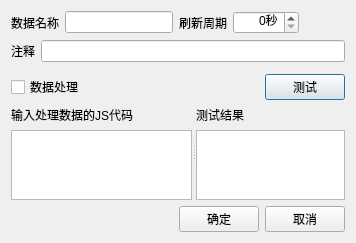
<?xml version="1.0" encoding="UTF-8"?>
<ui version="4.0">
 <class>DataDialog</class>
 <widget class="QDialog" name="DataDialog">
  <property name="geometry">
   <rect>
    <x>0</x>
    <y>0</y>
    <width>356</width>
    <height>216</height>
   </rect>
  </property>
  <property name="windowTitle">
   <string>添加数据</string>
  </property>
  <layout class="QVBoxLayout" name="verticalLayout_2">
   <property name="sizeConstraint">
    <enum>QLayout::SizeConstraint::SetDefaultConstraint</enum>
   </property>
   <item>
    <layout class="QHBoxLayout" name="horizontalLayout">
     <item>
      <widget class="QLabel" name="label">
       <property name="text">
        <string>数据名称</string>
       </property>
      </widget>
     </item>
     <item>
      <widget class="QLineEdit" name="dataNameEdit"/>
     </item>
     <item>
      <widget class="QLabel" name="label_2">
       <property name="text">
        <string>刷新周期</string>
       </property>
      </widget>
     </item>
     <item>
      <widget class="QSpinBox" name="periodSpin">
       <property name="sizePolicy">
        <sizepolicy hsizetype="Preferred" vsizetype="Fixed">
         <horstretch>0</horstretch>
         <verstretch>0</verstretch>
        </sizepolicy>
       </property>
       <property name="alignment">
        <set>Qt::AlignmentFlag::AlignRight|Qt::AlignmentFlag::AlignTrailing|Qt::AlignmentFlag::AlignVCenter</set>
       </property>
       <property name="suffix">
        <string>秒</string>
       </property>
       <property name="maximum">
        <number>3600</number>
       </property>
      </widget>
     </item>
     <item>
      <spacer name="horizontalSpacer_2">
       <property name="orientation">
        <enum>Qt::Orientation::Horizontal</enum>
       </property>
       <property name="sizeHint" stdset="0">
        <size>
         <width>40</width>
         <height>20</height>
        </size>
       </property>
      </spacer>
     </item>
    </layout>
   </item>
   <item>
    <layout class="QHBoxLayout" name="horizontalLayout_3">
     <item>
      <widget class="QLabel" name="label_3">
       <property name="text">
        <string>注释</string>
       </property>
      </widget>
     </item>
     <item>
      <widget class="QLineEdit" name="noteEdit"/>
     </item>
    </layout>
   </item>
   <item>
    <widget class="QWidget" name="dataWidget" native="true">
     <property name="sizePolicy">
      <sizepolicy hsizetype="MinimumExpanding" vsizetype="Preferred">
       <horstretch>0</horstretch>
       <verstretch>0</verstretch>
      </sizepolicy>
     </property>
     <layout class="QVBoxLayout" name="verticalLayout">
      <property name="sizeConstraint">
       <enum>QLayout::SizeConstraint::SetMinimumSize</enum>
      </property>
      <property name="leftMargin">
       <number>0</number>
      </property>
      <property name="topMargin">
       <number>0</number>
      </property>
      <property name="rightMargin">
       <number>0</number>
      </property>
      <property name="bottomMargin">
       <number>0</number>
      </property>
     </layout>
    </widget>
   </item>
   <item>
    <layout class="QHBoxLayout" name="horizontalLayout_6">
     <item>
      <widget class="QCheckBox" name="processCheck">
       <property name="text">
        <string>数据处理</string>
       </property>
      </widget>
     </item>
     <item>
      <spacer name="horizontalSpacer_4">
       <property name="orientation">
        <enum>Qt::Orientation::Horizontal</enum>
       </property>
       <property name="sizeHint" stdset="0">
        <size>
         <width>40</width>
         <height>20</height>
        </size>
       </property>
      </spacer>
     </item>
     <item>
      <widget class="QPushButton" name="codeTestBtn">
       <property name="text">
        <string>测试</string>
       </property>
      </widget>
     </item>
    </layout>
   </item>
   <item>
    <widget class="QWidget" name="processWidget" native="true">
     <layout class="QHBoxLayout" name="horizontalLayout_5">
      <property name="sizeConstraint">
       <enum>QLayout::SizeConstraint::SetMinimumSize</enum>
      </property>
      <property name="leftMargin">
       <number>0</number>
      </property>
      <property name="topMargin">
       <number>0</number>
      </property>
      <property name="rightMargin">
       <number>0</number>
      </property>
      <property name="bottomMargin">
       <number>0</number>
      </property>
      <item>
       <widget class="QSplitter" name="processSplitter">
        <property name="orientation">
         <enum>Qt::Orientation::Horizontal</enum>
        </property>
        <widget class="QWidget" name="layoutWidget">
         <layout class="QVBoxLayout" name="verticalLayout_3">
          <item>
           <widget class="QLabel" name="label_4">
            <property name="text">
             <string>输入处理数据的JS代码</string>
            </property>
           </widget>
          </item>
          <item>
           <widget class="QTextEdit" name="processCodeEdit">
            <property name="sizePolicy">
             <sizepolicy hsizetype="Expanding" vsizetype="Expanding">
              <horstretch>0</horstretch>
              <verstretch>0</verstretch>
             </sizepolicy>
            </property>
            <property name="sizeAdjustPolicy">
             <enum>QAbstractScrollArea::SizeAdjustPolicy::AdjustToContentsOnFirstShow</enum>
            </property>
           </widget>
          </item>
         </layout>
        </widget>
        <widget class="QWidget" name="verticalLayoutWidget_2">
         <layout class="QVBoxLayout" name="verticalLayout_4">
          <property name="sizeConstraint">
           <enum>QLayout::SizeConstraint::SetMinimumSize</enum>
          </property>
          <item>
           <widget class="QLabel" name="label_5">
            <property name="text">
             <string>测试结果</string>
            </property>
           </widget>
          </item>
          <item>
           <widget class="QPlainTextEdit" name="codeTestEdit">
            <property name="sizePolicy">
             <sizepolicy hsizetype="Expanding" vsizetype="Expanding">
              <horstretch>0</horstretch>
              <verstretch>0</verstretch>
             </sizepolicy>
            </property>
            <property name="sizeAdjustPolicy">
             <enum>QAbstractScrollArea::SizeAdjustPolicy::AdjustToContentsOnFirstShow</enum>
            </property>
            <property name="readOnly">
             <bool>true</bool>
            </property>
           </widget>
          </item>
         </layout>
        </widget>
       </widget>
      </item>
     </layout>
    </widget>
   </item>
   <item>
    <layout class="QHBoxLayout" name="horizontalLayout_2">
     <item>
      <spacer name="horizontalSpacer">
       <property name="orientation">
        <enum>Qt::Orientation::Horizontal</enum>
       </property>
       <property name="sizeHint" stdset="0">
        <size>
         <width>40</width>
         <height>20</height>
        </size>
       </property>
      </spacer>
     </item>
     <item>
      <widget class="QPushButton" name="okBtn">
       <property name="text">
        <string>确定</string>
       </property>
      </widget>
     </item>
     <item>
      <widget class="QPushButton" name="cancelBtn">
       <property name="text">
        <string>取消</string>
       </property>
      </widget>
     </item>
    </layout>
   </item>
  </layout>
 </widget>
 <resources/>
 <connections/>
</ui>
